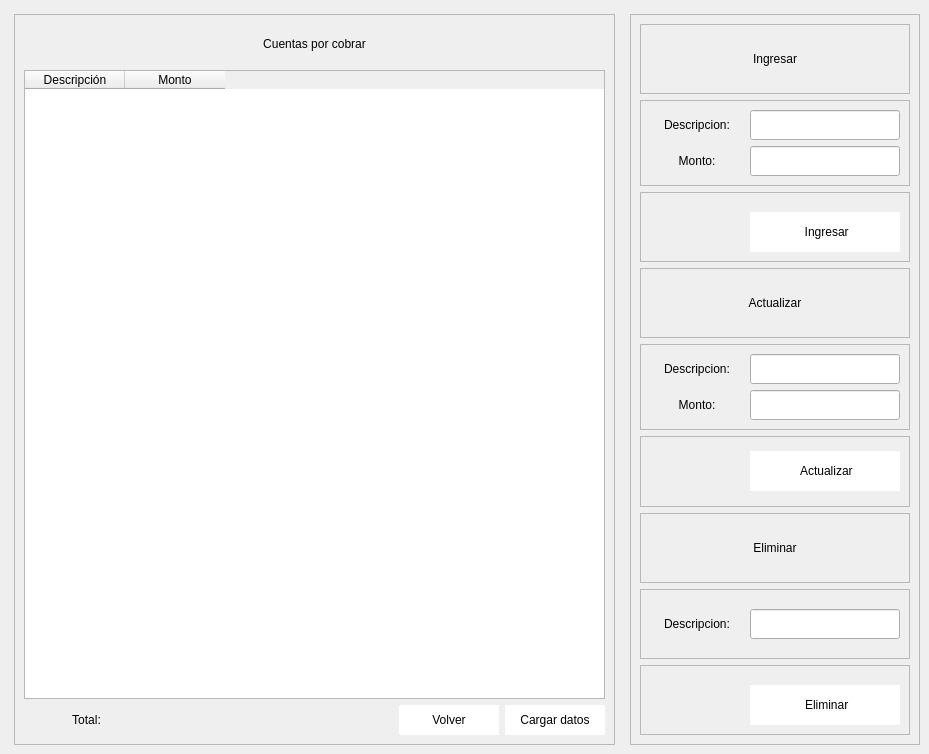
               <widget class="QWidget" name="page_cuentas_cobrar">
                <widget class="QFrame" name="frame_34">
                 <property name="geometry">
                  <rect>
                   <x>14</x>
                   <y>14</y>
                   <width>601</width>
                   <height>731</height>
                  </rect>
                 </property>
                 <property name="frameShape">
                  <enum>QFrame::StyledPanel</enum>
                 </property>
                 <property name="frameShadow">
                  <enum>QFrame::Raised</enum>
                 </property>
                 <layout class="QVBoxLayout" name="verticalLayout_30">
                  <item>
                   <widget class="QLabel" name="label_90">
                    <property name="minimumSize">
                     <size>
                      <width>0</width>
                      <height>40</height>
                     </size>
                    </property>
                    <property name="maximumSize">
                     <size>
                      <width>16777215</width>
                      <height>50</height>
                     </size>
                    </property>
                    <property name="styleSheet">
                     <string notr="true">font: 75 12pt &quot;Open Sans Semibold&quot;</string>
                    </property>
                    <property name="text">
                     <string>Cuentas por cobrar</string>
                    </property>
                    <property name="alignment">
                     <set>Qt::AlignCenter</set>
                    </property>
                   </widget>
                  </item>
                  <item>
                   <widget class="QTableWidget" name="tableWidget_cxc">
                    <column>
                     <property name="text">
                      <string>Descripción</string>
                     </property>
                    </column>
                    <column>
                     <property name="text">
                      <string>Monto</string>
                     </property>
                    </column>
                   </widget>
                  </item>
                  <item>
                   <layout class="QHBoxLayout" name="horizontalLayout_49">
                    <item>
                     <widget class="QLabel" name="label_91">
                      <property name="minimumSize">
                       <size>
                        <width>125</width>
                        <height>0</height>
                       </size>
                      </property>
                      <property name="maximumSize">
                       <size>
                        <width>100</width>
                        <height>16777215</height>
                       </size>
                      </property>
                      <property name="text">
                       <string>Total:</string>
                      </property>
                      <property name="alignment">
                       <set>Qt::AlignCenter</set>
                      </property>
                     </widget>
                    </item>
                    <item>
                     <widget class="QLabel" name="label_cxc">
                      <property name="minimumSize">
                       <size>
                        <width>150</width>
                        <height>0</height>
                       </size>
                      </property>
                      <property name="maximumSize">
                       <size>
                        <width>150</width>
                        <height>16777215</height>
                       </size>
                      </property>
                      <property name="text">
                       <string/>
                      </property>
                     </widget>
                    </item>
                    <item>
                     <spacer name="horizontalSpacer_14">
                      <property name="orientation">
                       <enum>Qt::Horizontal</enum>
                      </property>
                      <property name="sizeHint" stdset="0">
                       <size>
                        <width>188</width>
                        <height>17</height>
                       </size>
                      </property>
                     </spacer>
                    </item>
                    <item>
                     <widget class="QPushButton" name="btn_volver_14">
                      <property name="minimumSize">
                       <size>
                        <width>100</width>
                        <height>30</height>
                       </size>
                      </property>
                      <property name="styleSheet">
                       <string notr="true">QFrame{
background-color: rgb(51, 157, 255);
}

QPushButton{
background-color: rgb(255, 255, 255);
border-top-left-radius:1px;
border-bottom-left-radius:1px;
font: 75 9pt &quot;Open Sans Semibold&quot;
}

QPushButton:hover{
color: rgb(255, 255, 255);
background-color: rgb(51, 157, 255);
border-top-left-radius:1px;
border-bottom-left-radius:1px;
font: 75 9pt  &quot;Open Sans Semibold&quot;
}</string>
                      </property>
                      <property name="text">
                       <string>Volver</string>
                      </property>
                     </widget>
                    </item>
                    <item>
                     <widget class="QPushButton" name="btn_actualiza_cuentas_cobrar">
                      <property name="minimumSize">
                       <size>
                        <width>100</width>
                        <height>30</height>
                       </size>
                      </property>
                      <property name="styleSheet">
                       <string notr="true">QFrame{
background-color: rgb(51, 157, 255);
}

QPushButton{
background-color: rgb(255, 255, 255);
border-top-left-radius:1px;
border-bottom-left-radius:1px;
font: 75 9pt &quot;Open Sans Semibold&quot;
}

QPushButton:hover{
color: rgb(255, 255, 255);
background-color: rgb(51, 157, 255);
border-top-left-radius:1px;
border-bottom-left-radius:1px;
font: 75 9pt  &quot;Open Sans Semibold&quot;
}</string>
                      </property>
                      <property name="text">
                       <string>Cargar datos</string>
                      </property>
                     </widget>
                    </item>
                   </layout>
                  </item>
                 </layout>
                </widget>
                <widget class="QFrame" name="frame_35">
                 <property name="geometry">
                  <rect>
                   <x>630</x>
                   <y>14</y>
                   <width>290</width>
                   <height>731</height>
                  </rect>
                 </property>
                 <property name="minimumSize">
                  <size>
                   <width>290</width>
                   <height>0</height>
                  </size>
                 </property>
                 <property name="maximumSize">
                  <size>
                   <width>285</width>
                   <height>16777215</height>
                  </size>
                 </property>
                 <property name="frameShape">
                  <enum>QFrame::StyledPanel</enum>
                 </property>
                 <property name="frameShadow">
                  <enum>QFrame::Raised</enum>
                 </property>
                 <layout class="QVBoxLayout" name="verticalLayout_31">
                  <item>
                   <widget class="QFrame" name="frame_45">
                    <property name="frameShape">
                     <enum>QFrame::StyledPanel</enum>
                    </property>
                    <property name="frameShadow">
                     <enum>QFrame::Raised</enum>
                    </property>
                    <layout class="QHBoxLayout" name="horizontalLayout_50">
                     <item>
                      <widget class="QLabel" name="label_92">
                       <property name="styleSheet">
                        <string notr="true">font: 75 12pt &quot;Open Sans Semibold&quot;</string>
                       </property>
                       <property name="text">
                        <string>Ingresar</string>
                       </property>
                       <property name="alignment">
                        <set>Qt::AlignCenter</set>
                       </property>
                      </widget>
                     </item>
                    </layout>
                   </widget>
                  </item>
                  <item>
                   <widget class="QFrame" name="frame_46">
                    <property name="frameShape">
                     <enum>QFrame::StyledPanel</enum>
                    </property>
                    <property name="frameShadow">
                     <enum>QFrame::Raised</enum>
                    </property>
                    <layout class="QVBoxLayout" name="verticalLayout_32">
                     <item>
                      <layout class="QHBoxLayout" name="horizontalLayout_51">
                       <item>
                        <widget class="QLabel" name="label_93">
                         <property name="text">
                          <string>Descripcion:</string>
                         </property>
                         <property name="alignment">
                          <set>Qt::AlignCenter</set>
                         </property>
                        </widget>
                       </item>
                       <item>
                        <widget class="QLineEdit" name="info_descripcion_cxc">
                         <property name="minimumSize">
                          <size>
                           <width>150</width>
                           <height>30</height>
                          </size>
                         </property>
                         <property name="maximumSize">
                          <size>
                           <width>150</width>
                           <height>16777215</height>
                          </size>
                         </property>
                        </widget>
                       </item>
                      </layout>
                     </item>
                     <item>
                      <layout class="QHBoxLayout" name="horizontalLayout_52">
                       <item>
                        <widget class="QLabel" name="label_94">
                         <property name="text">
                          <string>Monto:</string>
                         </property>
                         <property name="alignment">
                          <set>Qt::AlignCenter</set>
                         </property>
                        </widget>
                       </item>
                       <item>
                        <widget class="QLineEdit" name="info_monto_cxc">
                         <property name="minimumSize">
                          <size>
                           <width>150</width>
                           <height>30</height>
                          </size>
                         </property>
                         <property name="maximumSize">
                          <size>
                           <width>150</width>
                           <height>16777215</height>
                          </size>
                         </property>
                        </widget>
                       </item>
                      </layout>
                     </item>
                    </layout>
                   </widget>
                  </item>
                  <item>
                   <widget class="QFrame" name="frame_47">
                    <property name="frameShape">
                     <enum>QFrame::StyledPanel</enum>
                    </property>
                    <property name="frameShadow">
                     <enum>QFrame::Raised</enum>
                    </property>
                    <layout class="QHBoxLayout" name="horizontalLayout_53">
                     <item>
                      <spacer name="horizontalSpacer_15">
                       <property name="orientation">
                        <enum>Qt::Horizontal</enum>
                       </property>
                       <property name="sizeHint" stdset="0">
                        <size>
                         <width>92</width>
                         <height>20</height>
                        </size>
                       </property>
                      </spacer>
                     </item>
                     <item>
                      <widget class="QPushButton" name="btn_reg_cuentas_cobrar">
                       <property name="minimumSize">
                        <size>
                         <width>150</width>
                         <height>40</height>
                        </size>
                       </property>
                       <property name="maximumSize">
                        <size>
                         <width>100</width>
                         <height>30</height>
                        </size>
                       </property>
                       <property name="styleSheet">
                        <string notr="true">QFrame{
background-color: rgb(51, 157, 255);
}

QPushButton{
background-color: rgb(255, 255, 255);
border-top-left-radius:1px;
border-bottom-left-radius:1px;
font: 75 9pt &quot;Open Sans Semibold&quot;
}

QPushButton:hover{
color: rgb(255, 255, 255);
background-color: rgb(51, 157, 255);
border-top-left-radius:1px;
border-bottom-left-radius:1px;
font: 75 9pt  &quot;Open Sans Semibold&quot;
}</string>
                       </property>
                       <property name="text">
                        <string> Ingresar</string>
                       </property>
                       <property name="icon">
                        <iconset>
                         <normaloff>../../Pictures/PROYECTO ESTRUCTURA DE DATOS/748926.png</normaloff>../../Pictures/PROYECTO ESTRUCTURA DE DATOS/748926.png</iconset>
                       </property>
                       <property name="iconSize">
                        <size>
                         <width>30</width>
                         <height>30</height>
                        </size>
                       </property>
                      </widget>
                     </item>
                    </layout>
                   </widget>
                  </item>
                  <item>
                   <widget class="QFrame" name="frame_48">
                    <property name="frameShape">
                     <enum>QFrame::StyledPanel</enum>
                    </property>
                    <property name="frameShadow">
                     <enum>QFrame::Raised</enum>
                    </property>
                    <layout class="QHBoxLayout" name="horizontalLayout_54">
                     <item>
                      <widget class="QLabel" name="label_95">
                       <property name="styleSheet">
                        <string notr="true">font: 75 12pt &quot;Open Sans Semibold&quot;</string>
                       </property>
                       <property name="text">
                        <string>Actualizar</string>
                       </property>
                       <property name="alignment">
                        <set>Qt::AlignCenter</set>
                       </property>
                      </widget>
                     </item>
                    </layout>
                   </widget>
                  </item>
                  <item>
                   <widget class="QFrame" name="frame_49">
                    <property name="frameShape">
                     <enum>QFrame::StyledPanel</enum>
                    </property>
                    <property name="frameShadow">
                     <enum>QFrame::Raised</enum>
                    </property>
                    <layout class="QVBoxLayout" name="verticalLayout_33">
                     <item>
                      <layout class="QHBoxLayout" name="horizontalLayout_55">
                       <item>
                        <widget class="QLabel" name="label_96">
                         <property name="text">
                          <string>Descripcion:</string>
                         </property>
                         <property name="alignment">
                          <set>Qt::AlignCenter</set>
                         </property>
                        </widget>
                       </item>
                       <item>
                        <widget class="QLineEdit" name="actu_descripcion_cxc">
                         <property name="minimumSize">
                          <size>
                           <width>150</width>
                           <height>30</height>
                          </size>
                         </property>
                         <property name="maximumSize">
                          <size>
                           <width>150</width>
                           <height>16777215</height>
                          </size>
                         </property>
                        </widget>
                       </item>
                      </layout>
                     </item>
                     <item>
                      <layout class="QHBoxLayout" name="horizontalLayout_56">
                       <item>
                        <widget class="QLabel" name="label_97">
                         <property name="text">
                          <string>Monto:</string>
                         </property>
                         <property name="alignment">
                          <set>Qt::AlignCenter</set>
                         </property>
                        </widget>
                       </item>
                       <item>
                        <widget class="QLineEdit" name="actu_monto_cxc">
                         <property name="minimumSize">
                          <size>
                           <width>150</width>
                           <height>30</height>
                          </size>
                         </property>
                         <property name="maximumSize">
                          <size>
                           <width>150</width>
                           <height>16777215</height>
                          </size>
                         </property>
                        </widget>
                       </item>
                      </layout>
                     </item>
                    </layout>
                   </widget>
                  </item>
                  <item>
                   <widget class="QFrame" name="frame_50">
                    <property name="frameShape">
                     <enum>QFrame::StyledPanel</enum>
                    </property>
                    <property name="frameShadow">
                     <enum>QFrame::Raised</enum>
                    </property>
                    <layout class="QHBoxLayout" name="horizontalLayout_57">
                     <item>
                      <spacer name="horizontalSpacer_16">
                       <property name="orientation">
                        <enum>Qt::Horizontal</enum>
                       </property>
                       <property name="sizeHint" stdset="0">
                        <size>
                         <width>92</width>
                         <height>20</height>
                        </size>
                       </property>
                      </spacer>
                     </item>
                     <item>
                      <widget class="QPushButton" name="btn_actu_cuentas_cobrar">
                       <property name="minimumSize">
                        <size>
                         <width>150</width>
                         <height>40</height>
                        </size>
                       </property>
                       <property name="maximumSize">
                        <size>
                         <width>150</width>
                         <height>40</height>
                        </size>
                       </property>
                       <property name="layoutDirection">
                        <enum>Qt::LeftToRight</enum>
                       </property>
                       <property name="styleSheet">
                        <string notr="true">QFrame{
background-color: rgb(51, 157, 255);
}

QPushButton{
background-color: rgb(255, 255, 255);
border-top-left-radius:1px;
border-bottom-left-radius:1px;
font: 75 9pt &quot;Open Sans Semibold&quot;
}

QPushButton:hover{
color: rgb(255, 255, 255);
background-color: rgb(51, 157, 255);
border-top-left-radius:1px;
border-bottom-left-radius:1px;
font: 75 9pt  &quot;Open Sans Semibold&quot;
}</string>
                       </property>
                       <property name="text">
                        <string> Actualizar</string>
                       </property>
                       <property name="icon">
                        <iconset>
                         <normaloff>../../Pictures/PROYECTO ESTRUCTURA DE DATOS/107814.png</normaloff>../../Pictures/PROYECTO ESTRUCTURA DE DATOS/107814.png</iconset>
                       </property>
                       <property name="iconSize">
                        <size>
                         <width>30</width>
                         <height>30</height>
                        </size>
                       </property>
                      </widget>
                     </item>
                    </layout>
                   </widget>
                  </item>
                  <item>
                   <widget class="QFrame" name="frame_51">
                    <property name="frameShape">
                     <enum>QFrame::StyledPanel</enum>
                    </property>
                    <property name="frameShadow">
                     <enum>QFrame::Raised</enum>
                    </property>
                    <layout class="QVBoxLayout" name="verticalLayout_34">
                     <item>
                      <widget class="QLabel" name="label_98">
                       <property name="styleSheet">
                        <string notr="true">font: 75 12pt &quot;Open Sans Semibold&quot;</string>
                       </property>
                       <property name="text">
                        <string>Eliminar</string>
                       </property>
                       <property name="alignment">
                        <set>Qt::AlignCenter</set>
                       </property>
                      </widget>
                     </item>
                    </layout>
                   </widget>
                  </item>
                  <item>
                   <widget class="QFrame" name="frame_52">
                    <property name="frameShape">
                     <enum>QFrame::StyledPanel</enum>
                    </property>
                    <property name="frameShadow">
                     <enum>QFrame::Raised</enum>
                    </property>
                    <layout class="QVBoxLayout" name="verticalLayout_35">
                     <item>
                      <layout class="QHBoxLayout" name="horizontalLayout_58">
                       <item>
                        <widget class="QLabel" name="label_99">
                         <property name="text">
                          <string>Descripcion:</string>
                         </property>
                         <property name="alignment">
                          <set>Qt::AlignCenter</set>
                         </property>
                        </widget>
                       </item>
                       <item>
                        <widget class="QLineEdit" name="eli_descripcion_cxc">
                         <property name="minimumSize">
                          <size>
                           <width>150</width>
                           <height>30</height>
                          </size>
                         </property>
                         <property name="maximumSize">
                          <size>
                           <width>150</width>
                           <height>16777215</height>
                          </size>
                         </property>
                        </widget>
                       </item>
                      </layout>
                     </item>
                    </layout>
                   </widget>
                  </item>
                  <item>
                   <widget class="QFrame" name="frame_53">
                    <property name="frameShape">
                     <enum>QFrame::StyledPanel</enum>
                    </property>
                    <property name="frameShadow">
                     <enum>QFrame::Raised</enum>
                    </property>
                    <layout class="QHBoxLayout" name="horizontalLayout_59">
                     <item>
                      <spacer name="horizontalSpacer_17">
                       <property name="orientation">
                        <enum>Qt::Horizontal</enum>
                       </property>
                       <property name="sizeHint" stdset="0">
                        <size>
                         <width>92</width>
                         <height>20</height>
                        </size>
                       </property>
                      </spacer>
                     </item>
                     <item>
                      <widget class="QPushButton" name="btn_eli_cuentas_cobrar">
                       <property name="minimumSize">
                        <size>
                         <width>150</width>
                         <height>40</height>
                        </size>
                       </property>
                       <property name="maximumSize">
                        <size>
                         <width>100</width>
                         <height>30</height>
                        </size>
                       </property>
                       <property name="styleSheet">
                        <string notr="true">QFrame{
background-color: rgb(51, 157, 255);
}

QPushButton{
background-color: rgb(255, 255, 255);
border-top-left-radius:1px;
border-bottom-left-radius:1px;
font: 75 9pt &quot;Open Sans Semibold&quot;
}

QPushButton:hover{
color: rgb(255, 255, 255);
background-color: rgb(51, 157, 255);
border-top-left-radius:1px;
border-bottom-left-radius:1px;
font: 75 9pt  &quot;Open Sans Semibold&quot;
}</string>
                       </property>
                       <property name="text">
                        <string> Eliminar</string>
                       </property>
                       <property name="icon">
                        <iconset>
                         <normaloff>../../Pictures/PROYECTO ESTRUCTURA DE DATOS/3221897.png</normaloff>../../Pictures/PROYECTO ESTRUCTURA DE DATOS/3221897.png</iconset>
                       </property>
                       <property name="iconSize">
                        <size>
                         <width>30</width>
                         <height>30</height>
                        </size>
                       </property>
                      </widget>
                     </item>
                    </layout>
                   </widget>
                  </item>
                 </layout>
                </widget>
               </widget>
